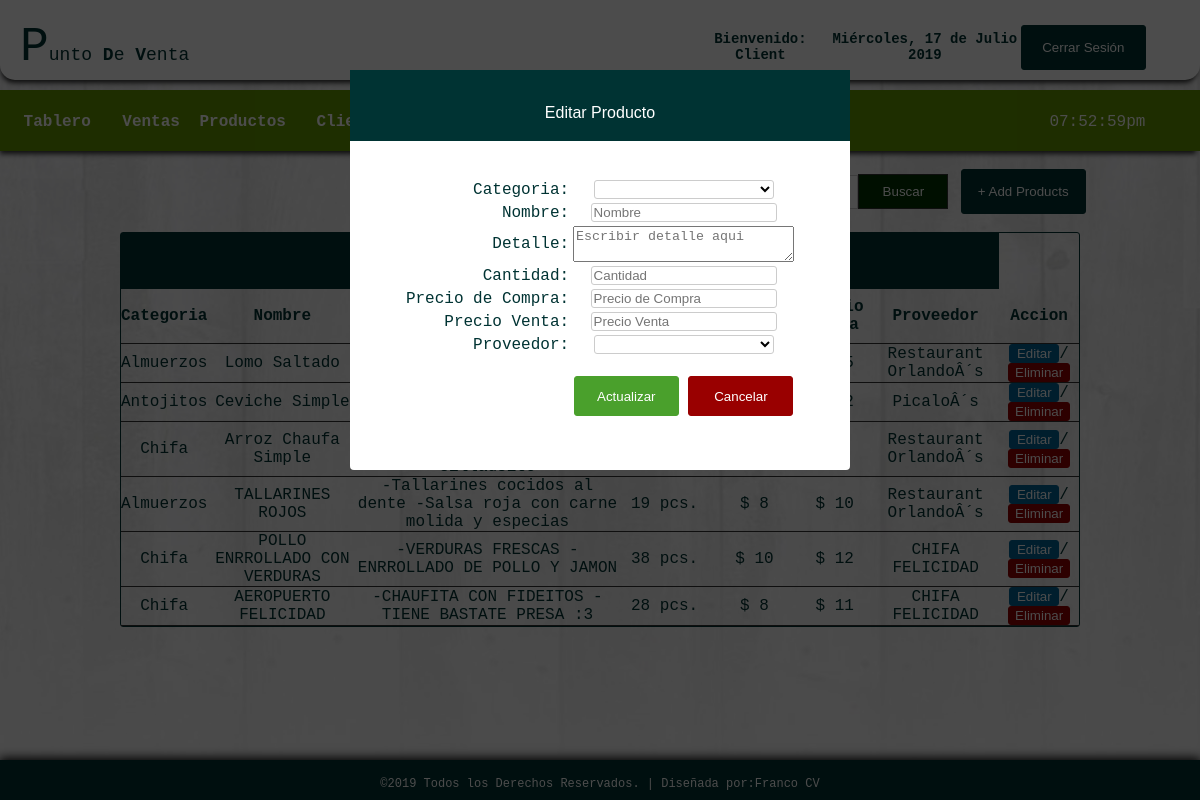
/edit_item.php (signed in), run on the app's committed database.
### tables this page shows
CREATE TABLE IF NOT EXISTS `products` (
`id` int(11) NOT NULL,
  `category` varchar(100) NOT NULL,
  `name` varchar(100) NOT NULL,
  `quantity` int(11) NOT NULL,
  `purchase` int(11) NOT NULL,
  `retail` int(11) NOT NULL,
  `supplier` varchar(100) NOT NULL,
  `ext` varchar(5) NOT NULL,
  `detalle` varchar(200) DEFAULT NULL
);

### edit_item.php (the view, shortened to what this page needs)
<!DOCTYPE html PUBLIC "-//W3C//DTD XHTML 1.0 Transitional//EN" "http://www.w3.org/TR/xhtml1/DTD/xhtml1-transitional.dtd">
<html xmlns="http://www.w3.org/1999/xhtml">
<head>
</head>
<link rel="stylesheet" type="text/css" href="css/css1.css">
<body>
<div id="container">
<div id="header">
<table cellspacing="0" width="100%" border="0" cellpadding="20px">
<tr>
	<td width="56%">
    <table width="41%" border="0" cellspacing="0" cellpadding="0">
	  <tr>
	    <td width="80%" align="left"> <font size="12px">P</font><span style="font-size: 18px;">unto <b>D</b>e <b>V</b>enta</span></td>
	    </tr>
	  </table></td>
    <td style="font-size:14px;">
      <table width="93%" border="0" cellspacing="0" cellpadding="0">
        <tr>
        	<th scope="col">Bienvenido: <?php echo $_SESSION['access'];?></th>
          	<th scope="col"><?php
			include_once("date1.php");
			?></th>
          	<th scope="col" width="20px"><a href="logout.php">
            <input type="button" id="btnadd" value="Cerrar Sesión" align="middle" />
          	</a></th>
        </tr>
  </table></td>
    </tr>
</table>
</div>
<br><br><br><br><br>
<div id = "headnav">
<table width="100%" border="0" cellpadding="0" cellspacing="0">
<tr>
	<td width="669" height="62">
	<table width="669" border="0" cellspacing="0" cellpadding="0">
	  <tr>
	    <th width="90" height="56" scope="col"><a href="index.php">Tablero</a></th>
	    <th width="50" scope="col"><a href="sales.php">Ventas</a></th>
	    <th width="80" scope="col"><a href="products.php">Productos</a></th>
	    <th width="90" scope="col"><a href="customers.php">Clientes</a></th>
	    <th width="90" scope="col"><a href="supplier.php">Proveedor</a></th>
	    <th width="112" scope="col"><a href="salesreport.php">Reporte de Ventas</a></th>
	    </tr>
	  </table>
      </td>
      <td width="13">
      <table border="0" cellspacing="0" cellpadding="0">
      	<tr>
        	<td align="left" style="color:#FFF">
            <?php
			$date_time=date("h:i:sa");
			echo $date_time;
			?>
            </td>
        </tr>
      </table>
      </td>
</tr>
</table>
</div>
<br>
<table width="83%" border="0" align="center" cellpadding="0" cellspacing="0">
      <tr>
        <td width="741" align="right"><form action="result.php" method="get" ecntype="multipart/data-form">
           <input type="text" name="query" style="border:1px solid #CCC; color: #333; width:210px; height:30px;" placeholder="Buscar Producto..." /><input type="submit" id="btnsearch" value="Buscar" name="search" />
        </form></td>
        <td width="131" height="37">
        <a href="javascript:void(0)" onclick="toggle_visibility('popup-box1')"><input type="button" id="btnadd" value="+ Add Products" /></a></td>
      </tr>
    </table></th>
  <div id="footer">
<table border="0" cellpadding="15px" align="center"; style="size: 12px; font-family: 'Courier New', Courier, monospace; color: #FFF; font-size: 12px;">
<tr>
	<td>
    &copy;2019 Todos los Derechos Reservados.  |  Diseñada por:<a href="https://www.facebook.com/repp0rt">Franco CV</a>
    </td>
</tr>
</table>
</div>
  <div id="popup-box2" class="popup-position1">
<div id="popup-wrapper1">
<div id="popup-container1">
    <div id="popup-head-color1">
    <br>
    <p style="font-family:'Lucida Sans Unicode', 'Lucida Grande', sans-serif;font-size:16px;"> Editar Producto </p>
    </div>
<?php
include 'config.php';
$id = $_GET['id'];
$view = "SELECT * from products where md5(id) = '$id'";
$result = $db_link->query($view);
$row = $result->fetch_assoc();
?>
    <br>
    <form action="" method="POST">
    <table border="0" align="center">
    <tr>
    <td align="right">Categoria:</td>
    <td>
    <select name="category" id="txtbox">
    <option> <?php echo $row['category']; ?> </option>
    </select>
    </td>
    </tr>
    <tr>
    <td align="right">Nombre:</td>
    <td><input type="text" id="txtbox" name="name" placeholder="Nombre" value="<?php echo $row['name'];?>" required><br></td>
    </tr>
     <tr>
    <td align="right">Detalle:</td>
    <td>
   <textarea name="det" rows="2" cols="25" placeholder="Escribir detalle aqui" ><?php echo $row['detalle'];?></textarea>
    </tr>
    <tr>
    <td align="right">Cantidad:</td>
    <td><input type="text" id="txtbox" name="quantity" placeholder="Cantidad" value="<?php echo $row['quantity'];?>" required><br></td>
    </tr>
    <tr>
    <td align="right">Precio de Compra:</td>
    <td><input type="text" id="txtbox" name="purchase" placeholder="Precio de Compra" value="<?php echo $row['purchase'];?>" required><br></td>
    </tr>
    <tr>
    <td align="right">Precio Venta:</td>
    <td><input type="text" id="txtbox" name="retail" placeholder="Precio Venta" value="<?php echo $row['retail'];?>" required><br></td>
    </tr>
    <tr>
    <td align="right">Proveedor:</td>
    <td>
    <select name="supplier" id="txtbox">
    <option><?php echo $row['supplier']; ?></option>
           <?php
require('config.php');
$query="SELECT suppliername FROM supplier";
$result1=mysqli_query($db_link, $query);
while ($row1=mysqli_fetch_array($result1)){?>
	<option><?php echo $row1['suppliername']; ?></option>
       <?php
}?>
	</select>
	</td>
    </tr>
    <br>
    <tr  align="center">
    <td>&nbsp;  </td>
    <td>
    <br>
    <input type="SUBMIT" name="update" id="btnnav" value="Actualizar"></form>
    <a href="products.php"><input type="button" style="border:1px solid #900; background:#900; height:40px; width:105px; border-radius:3px; color:#FFF;" value="Cancelar"></a>
</div>
</div>
</div>
  <br>
  <tr>
    <td>
    <table border="0" cellpadding="0" cellspacing="0" align="center" width="80%" style="border:1px solid #033; color:#033;">
     <tr>
     <th colspan="7" align="center" height="55px" style="border-bottom:1px solid #033; background: #033; color:#FFF;"> Productos 	</th>
    </tr>
      <tr height="30px">
        <th style="border-bottom:1px solid #333;"> Categoria </th>
        <th style="border-bottom:1px solid #333;"> Nombre </th>
        <th style="border-bottom:1px solid #333;"> Detalle </th>
        <th style="border-bottom:1px solid #333;"> Cantidad Stock </th>
        <th style="border-bottom:1px solid #333;"> Precio de Compra </th>
        <th style="border-bottom:1px solid #333;"> Precio Venta </th>
        <th style="border-bottom:1px solid #333;"> Proveedor </th>
        <th style="border-bottom:1px solid #333;"> Accion </th>
      </tr>
       <?php
require('config.php');
$query="SELECT * FROM products";
$result=mysqli_query($db_link, $query);
while ($row=mysqli_fetch_array($result)){?>
      <tr align="center" height="25px;">
      	<td style="border-bottom:1px solid #333;"> <?php echo $row['category']; ?> </td>
        <td style="border-bottom:1px solid #333;"> <?php echo $row['name']; ?> </td>
<td style="border-bottom:1px solid #333;"> <?php echo $row['detalle']; ?> </td>
        <td style="border-bottom:1px solid #333;"> <?php echo $row['quantity']; ?> pcs. </td>
        <td style="border-bottom:1px solid #333;">$ <?php echo $row['purchase']; ?> </td>
        <td style="border-bottom:1px solid #333;">$ <?php echo $row['retail']; ?> </td>
        <td style="border-bottom:1px solid #333;"> <?php echo $row['supplier']; ?> </td>
        <td style="border-bottom:1px solid #333;">
        <a href="edit_item.php?id=<?php echo md5($row['id']);?>"><input type="button" value="Editar" style="width:50px; height:20; color:#FFF; background:#069; border:1px solid #069; border-radius:3px;"></a>/<a href="delete.php"><input type="button" value="Eliminar" style="width:15; height:20; color:#FFF; background: #900; border:1px solid #900; border-radius:3px;"></a>
        </td>
        </td>
      </tr>
   <?php
}?>
</div>
</body>
</html>

### css/css1.css (style rules this page uses)
html { font-family: "Courier New", Courier, monospace; color: #033; height:100%; margin:0; padding:0; -webkit-background-size: cover; -moz-background-size: cover; -o-background-size: cover; background-size: cover; }
body { margin:0; font-size:16px; height:100%; margin:0; padding:0; background:url(../images/bgimg.jpg) no-repeat center fixed; -webkit-background-size: cover; -moz-background-size: cover; -o-background-size: cover; background-size: cover; }
#container { height:100px; width: auto; margin:0 auto; }
#header { box-shadow: -1px 5px 5px -2px #333333; position:fixed; width:100%; height:80px; border-radius:0px 0px 15px 15px; background-color:#FFF; }
#footer { clear: both; background: #033; height: 40px; width: 100%; position: fixed; left: 0px; bottom: 0px; text-align: center; box-shadow:0px -1px 10px 1px #000; }
#headnav { box-shadow: -2px 5px 5px -2px #333333; border-top:1px solid #690; padding:0px; clear:both; background: #690; height:60px; width:100%; }
#btnnav { border:1px solid #4AA02C; background: #4AA02C; border-radius:3px; height:40px; width:105px; color:#FFF; font-family:"Lucida Sans Unicode", "Lucida Grande", sans-serif; }
#btnsearch { border:1px solid #333; background: #030; height:35px; width:90px; color: #FFF; font-family:"Lucida Sans Unicode", "Lucida Grande", sans-serif; }
#btnadd { border:1px solid #033; background: #033; border-radius:3px; height:45px; width:125px; color: #FFF; font-family:"Lucida Sans Unicode", "Lucida Grande", sans-serif; }
#txtbox { border:1px solid #CCC; background: #FFF; border-radius:3px; width:180px; font-family:"Lucida Sans Unicode", "Lucida Grande", sans-serif; }
#popup-head-color1 { width:500px; height:1px; color:#FFF; background:#033; margin-left:auto; margin-right:auto; padding:0px 0px 70px; }
.popup-position1 { display: block; position:fixed; top:0; left:0; background-color:rgba(0,0,0,0.7); width:100%; height:100%; }
#popup-wrapper1 { width:500px; margin:70px auto; text-align:center; }
#popup-container1 { background-color:#fff; border-radius:4px; text-align:center; height:400px; }
a:link { color:#FFF; text-decoration: none; }
table { border-radius:3px; text-align: center; }

### data on the page
products: category "Almuerzos", name "Lomo Saltado", supplier "Restaurant OrlandoÂ´s"
products: category "Antojitos", name "Ceviche Simple", supplier "PicaloÂ´s"
products: category "Chifa", name "Arroz Chaufa Simple", supplier "Restaurant OrlandoÂ´s"
products: category "Almuerzos", name "TALLARINES ROJOS", detalle "-Tallarines cocidos al dente -Salsa roja con carne molida y especias", quantity "19", purchase "8", retail "10", supplier "Restaurant OrlandoÂ´s"
products: category "Chifa", name "POLLO ENRROLLADO CON VERDURAS", detalle "-VERDURAS FRESCAS -ENRROLLADO DE POLLO Y JAMON", quantity "38", purchase "10", retail "12", supplier "CHIFA FELICIDAD"
products: category "Chifa", name "AEROPUERTO FELICIDAD", detalle "-CHAUFITA CON FIDEITOS -TIENE BASTATE PRESA :3", quantity "28", purchase "8", retail "11", supplier "CHIFA FELICIDAD"

### other printed values
$_SESSION['access'] "Client"
$dia "Miércoles"
$mes "Julio"
